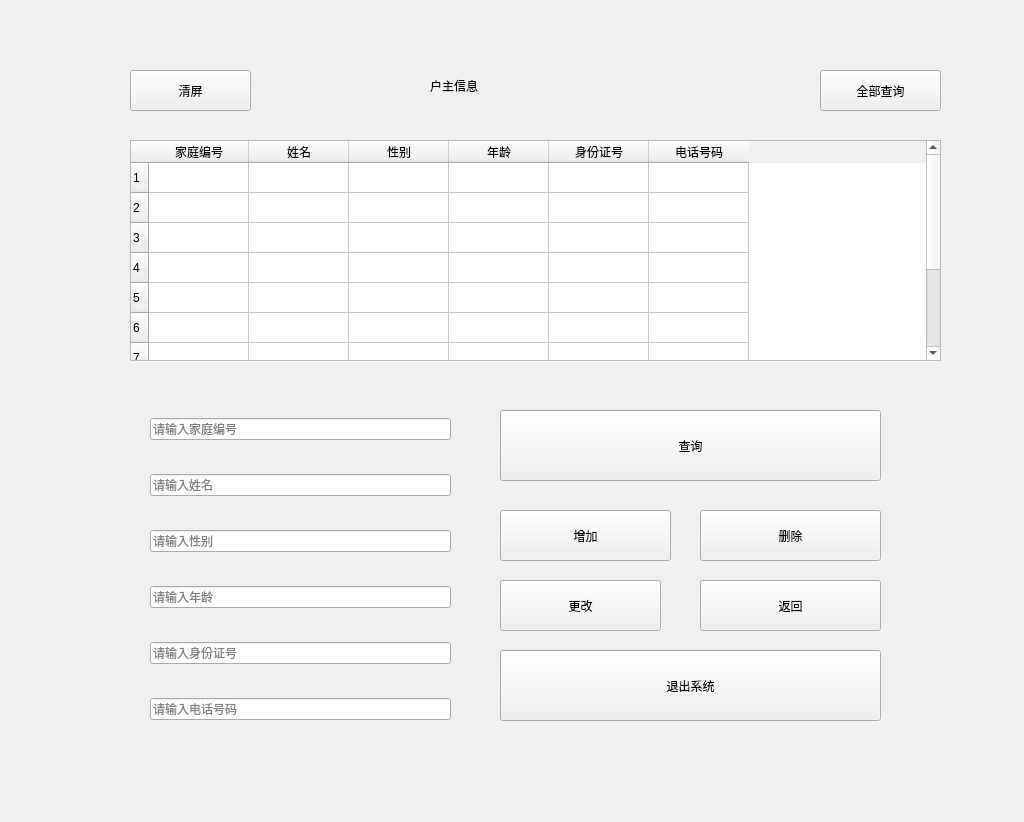
<?xml version="1.0" encoding="UTF-8"?>
<ui version="4.0">
 <class>MainWindow</class>
 <widget class="QMainWindow" name="MainWindow">
  <property name="geometry">
   <rect>
    <x>0</x>
    <y>0</y>
    <width>1024</width>
    <height>822</height>
   </rect>
  </property>
  <property name="minimumSize">
   <size>
    <width>1024</width>
    <height>822</height>
   </size>
  </property>
  <property name="maximumSize">
   <size>
    <width>1024</width>
    <height>822</height>
   </size>
  </property>
  <property name="windowTitle">
   <string>root_户主信息</string>
  </property>
  <property name="styleSheet">
   <string notr="true">#centralwidget{border-image: url(:/background/background1.jpg);}</string>
  </property>
  <widget class="QWidget" name="centralwidget">
   <widget class="QTableWidget" name="tableWidget_2">
    <property name="geometry">
     <rect>
      <x>130</x>
      <y>140</y>
      <width>811</width>
      <height>221</height>
     </rect>
    </property>
    <row>
     <property name="text">
      <string>1</string>
     </property>
    </row>
    <row>
     <property name="text">
      <string>2</string>
     </property>
    </row>
    <row>
     <property name="text">
      <string>3</string>
     </property>
    </row>
    <row>
     <property name="text">
      <string>4</string>
     </property>
    </row>
    <row>
     <property name="text">
      <string>5</string>
     </property>
    </row>
    <row>
     <property name="text">
      <string>6</string>
     </property>
    </row>
    <row>
     <property name="text">
      <string>7</string>
     </property>
    </row>
    <row>
     <property name="text">
      <string>8</string>
     </property>
    </row>
    <row>
     <property name="text">
      <string>9</string>
     </property>
    </row>
    <row>
     <property name="text">
      <string>10</string>
     </property>
    </row>
    <column>
     <property name="text">
      <string>家庭编号</string>
     </property>
    </column>
    <column>
     <property name="text">
      <string>姓名</string>
     </property>
    </column>
    <column>
     <property name="text">
      <string>性别</string>
     </property>
    </column>
    <column>
     <property name="text">
      <string>年龄</string>
     </property>
    </column>
    <column>
     <property name="text">
      <string>身份证号</string>
     </property>
    </column>
    <column>
     <property name="text">
      <string>电话号码</string>
     </property>
    </column>
   </widget>
   <widget class="QLabel" name="label">
    <property name="geometry">
     <rect>
      <x>430</x>
      <y>60</y>
      <width>191</width>
      <height>51</height>
     </rect>
    </property>
    <property name="styleSheet">
     <string notr="true">font: 28pt &quot;Arial&quot;;
</string>
    </property>
    <property name="text">
     <string>户主信息</string>
    </property>
   </widget>
   <widget class="QPushButton" name="pushButton">
    <property name="geometry">
     <rect>
      <x>820</x>
      <y>70</y>
      <width>121</width>
      <height>41</height>
     </rect>
    </property>
    <property name="styleSheet">
     <string notr="true">font: 16pt &quot;Arial&quot;;</string>
    </property>
    <property name="text">
     <string>全部查询</string>
    </property>
   </widget>
   <widget class="QPushButton" name="pushButton_4">
    <property name="geometry">
     <rect>
      <x>500</x>
      <y>510</y>
      <width>171</width>
      <height>51</height>
     </rect>
    </property>
    <property name="styleSheet">
     <string notr="true">font: 18pt &quot;Arial&quot;;</string>
    </property>
    <property name="text">
     <string>增加</string>
    </property>
   </widget>
   <widget class="QPushButton" name="pushButton_5">
    <property name="geometry">
     <rect>
      <x>700</x>
      <y>510</y>
      <width>181</width>
      <height>51</height>
     </rect>
    </property>
    <property name="styleSheet">
     <string notr="true">font: 18pt &quot;Arial&quot;;</string>
    </property>
    <property name="text">
     <string>删除</string>
    </property>
   </widget>
   <widget class="QPushButton" name="pushButton_6">
    <property name="geometry">
     <rect>
      <x>500</x>
      <y>580</y>
      <width>161</width>
      <height>51</height>
     </rect>
    </property>
    <property name="styleSheet">
     <string notr="true">font: 18pt &quot;Arial&quot;;</string>
    </property>
    <property name="text">
     <string>更改</string>
    </property>
   </widget>
   <widget class="QPushButton" name="pushButton_7">
    <property name="geometry">
     <rect>
      <x>700</x>
      <y>580</y>
      <width>181</width>
      <height>51</height>
     </rect>
    </property>
    <property name="styleSheet">
     <string notr="true">font: 18pt &quot;Arial&quot;;</string>
    </property>
    <property name="text">
     <string>返回</string>
    </property>
   </widget>
   <widget class="QPushButton" name="pushButton_14">
    <property name="geometry">
     <rect>
      <x>500</x>
      <y>650</y>
      <width>381</width>
      <height>71</height>
     </rect>
    </property>
    <property name="styleSheet">
     <string notr="true">font: 18pt &quot;Arial&quot;;</string>
    </property>
    <property name="text">
     <string>退出系统</string>
    </property>
   </widget>
   <widget class="QPushButton" name="pushButton_3">
    <property name="geometry">
     <rect>
      <x>500</x>
      <y>410</y>
      <width>381</width>
      <height>71</height>
     </rect>
    </property>
    <property name="styleSheet">
     <string notr="true">font: 18pt &quot;Arial&quot;;</string>
    </property>
    <property name="text">
     <string>查询</string>
    </property>
   </widget>
   <widget class="QPushButton" name="pushButton_2">
    <property name="geometry">
     <rect>
      <x>130</x>
      <y>70</y>
      <width>121</width>
      <height>41</height>
     </rect>
    </property>
    <property name="styleSheet">
     <string notr="true">font: 16pt &quot;Arial&quot;;</string>
    </property>
    <property name="text">
     <string>清屏</string>
    </property>
   </widget>
   <widget class="QWidget" name="">
    <property name="geometry">
     <rect>
      <x>150</x>
      <y>390</y>
      <width>301</width>
      <height>361</height>
     </rect>
    </property>
    <layout class="QVBoxLayout" name="verticalLayout">
     <item>
      <widget class="QLineEdit" name="lineEdit">
       <property name="placeholderText">
        <string>请输入家庭编号</string>
       </property>
      </widget>
     </item>
     <item>
      <widget class="QLineEdit" name="lineEdit_2">
       <property name="placeholderText">
        <string>请输入姓名</string>
       </property>
      </widget>
     </item>
     <item>
      <widget class="QLineEdit" name="lineEdit_3">
       <property name="placeholderText">
        <string>请输入性别</string>
       </property>
      </widget>
     </item>
     <item>
      <widget class="QLineEdit" name="lineEdit_4">
       <property name="placeholderText">
        <string>请输入年龄</string>
       </property>
      </widget>
     </item>
     <item>
      <widget class="QLineEdit" name="lineEdit_5">
       <property name="placeholderText">
        <string>请输入身份证号</string>
       </property>
      </widget>
     </item>
     <item>
      <widget class="QLineEdit" name="lineEdit_6">
       <property name="placeholderText">
        <string>请输入电话号码</string>
       </property>
      </widget>
     </item>
    </layout>
   </widget>
  </widget>
 </widget>
 <resources>
  <include location="image/root_house_owner.qrc"/>
 </resources>
 <connections/>
</ui>
